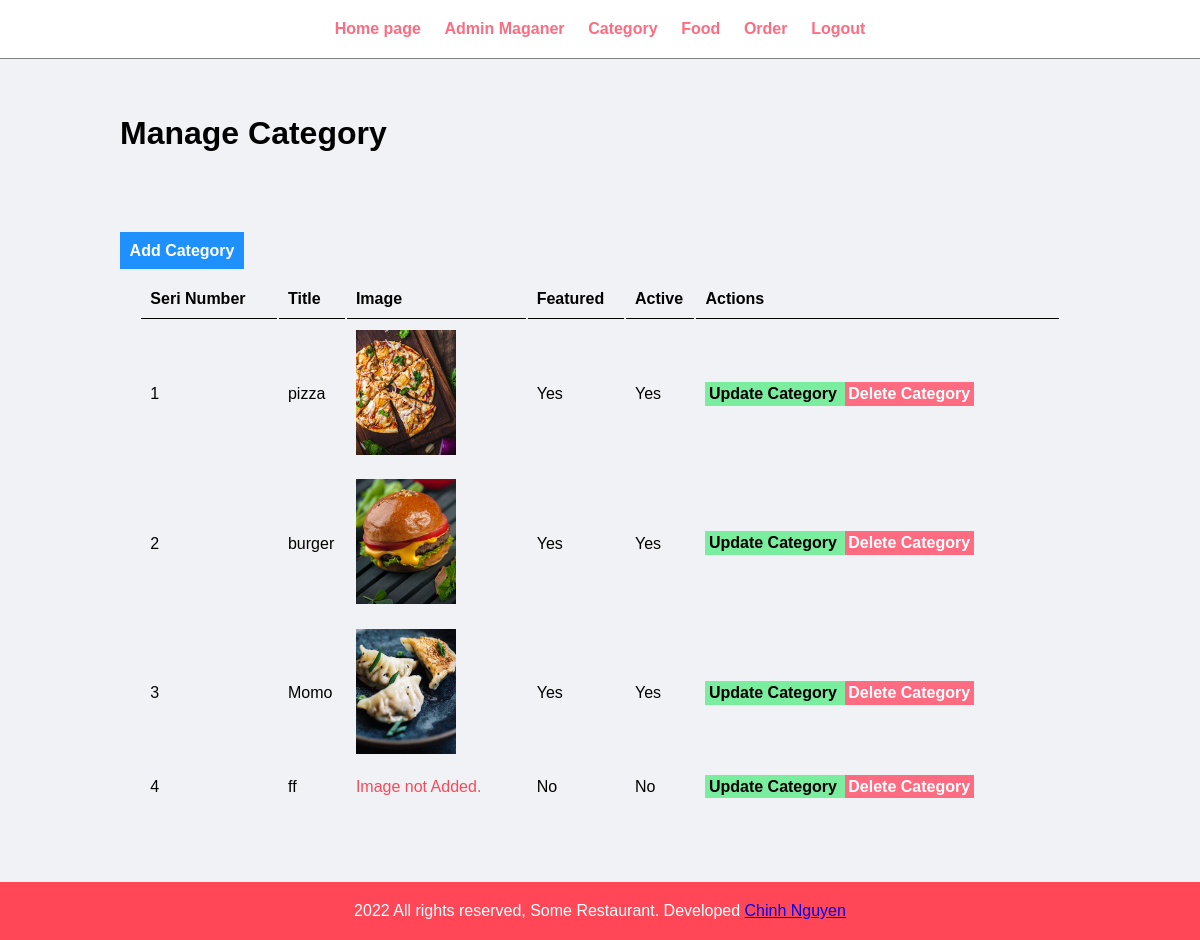
Screenshot of /admin/manage-category.php (signed in) with the database file from the repository.
### tables this page shows
CREATE TABLE `tbl_category` (
  `id` int(10) UNSIGNED NOT NULL,
  `title` varchar(100) NOT NULL,
  `image_name` varchar(255) NOT NULL,
  `featured` varchar(10) NOT NULL,
  `active` varchar(10) NOT NULL
);

### admin/manage-category.php (the view, shortened to what this page needs)
<?php include('partrials/menu.php')  ?>
<div class="main_content">
  <div class="wrapper">
    <h1>Manage Category</h1>
    <br><br><br>
    <br><br>
       <a href="<?php echo SITEURL; ?>admin/add-category.php" class="btn-primary">Add Category</a>
       <table class="tbl_full">
         <tr>
           <th>Seri Number</th>
           <th>Title</th>
           <th>Image</th>
           <th>Featured</th>
           <th>Active</th>
           <th>Actions</th>
         </tr>
        <?php
            $sql = "SELECT * FROM tbl_category";
            $res = mysqli_query($conn, $sql);
            $count = mysqli_num_rows($res);
            $sn = 1;
            if($count>0){
              while($row = mysqli_fetch_assoc($res)){
                $id = $row['id'];
                $title = $row['title'];
                $image_name = $row['image_name'];
                $featured = $row['featured'];
                $active = $row['active'];
                ?>
                   <tr>
                    <td><?php echo $sn++ ?></td>
                    <td><?php echo $title ?></td>
                    <td>
                        <?php
                        if($image_name!=""){
                          ?>
                          <img src="<?php echo SITEURL; ?>images/category/<?php echo $image_name;?>" width="100px" >
                          <?php
                        }
                        else{
                          echo "<div class='error'>Image not Added. </div>";
                        }
                        ?>
                    </td>
                    <td><?php echo $featured ?></td>
                    <td><?php echo $active ?></td>
                    <td>
                      <a href="<?php echo SITEURL;?>admin/update-category.php?id=<?php echo $id;?>" class="btn-secondary">Update Category </a>
                      <a href="<?php echo SITEURL;?>admin/delete-category.php?id=<?php echo $id ?>&image_name=<?php  echo $image_name;?>" class="btn-danger"> Delete Category</a>
                    </td>
                  </tr>
                <?php
              }
            }
            else{
              ?>
              <tr>
                <td colspan="6"><div class="error">No Category Added.</div></td>
              </tr>
              <?php
            }
        ?>
       </table>
  </div>
</div>
<?php include('partrials/footer.php')  ?>

### admin/partrials/menu.php (shortened to what this page needs)
<!DOCTYPE html>
<html lang="en">
<head>
  <link rel="stylesheet" href="../css/admin.css">
</head>
<body>
<div class="menu text_center">
    <div class="wrapper">
       <ul>
         <li><a href="index.php">Home page</a></li>
         <li><a href="manage-admin.php">Admin Maganer</a></li>
         <li><a href="manage-category.php">Category</a></li>
         <li><a href="manage-food.php">Food</a></li>
         <li><a href="manage-order.php">Order</a></li>
         <li><a href="logout.php">Logout</a></li>
       </ul>
    </div>
</div>

### admin/partrials/footer.php
<div class="footer">
  <div class="wrapper">
       <p class="text_center">2022 All rights reserved, Some Restaurant. Developed <a href="#">Chinh Nguyen</a></p>
  </div>
</div>
</body>
</html>

### css/admin.css (style rules this page uses)
* { margin: 0; padding: 0; font-family: Arial, Helvetica, sans-serif; }
.wrapper { padding: 20px; width: 80%; margin: 0 auto; }
.text_center { text-align: center; }
.tbl_full { width: 100%; padding: 2%; }
table tr th { text-align: left; border-bottom: 1px solid black; padding: 1%; }
table tr td { padding: 1%; }
.btn-primary { background-color: #1e90ff; padding: 1%; color: white; text-decoration: none; font-weight: bold; }
.btn-secondary { background-color: #7bed9f; padding: 1%; color: black; text-decoration: none; font-weight: bold; }
.btn-danger { background-color: #ff6b81; padding: 1%; color: white; text-decoration: none; font-weight: bold; }
.error { color: #ff4757; }
.menu { border-bottom: 1px solid gray; }
.menu ul { list-style-type: none; }
.menu ul li { display: inline; padding: 1%; }
.menu ul li a { text-decoration: none; font-weight: bold; color: #ff6b81; }
.main_content { background-color: #f1f2f6; padding: 3% 0; }
.footer { background-color: #ff4757; color: white; }

### rows the page displays
tbl_category: title "pizza", image_name (picture), featured "Yes", active "Yes"
tbl_category: title "burger", image_name (picture), featured "Yes", active "Yes"
tbl_category: title "Momo", image_name (picture), featured "Yes", active "Yes"
tbl_category: title "ff", image_name "Image not Added.", featured "No", active "No"
